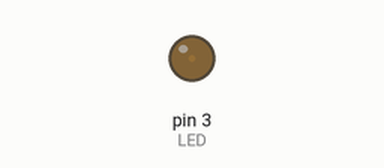
Simulated run of this sketch. Board: Arduino Uno, built with avr-gcc and run on an emulated ATmega328P. Parts: output pins drawn as LEDs (lit = HIGH).

Above: at 0.05 s.
At 2.15 s:
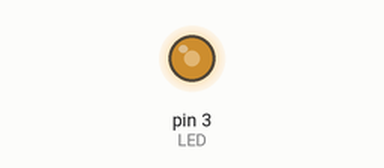
At 3.45 s:
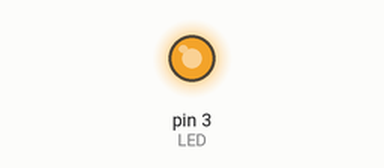
At 6.9 s:
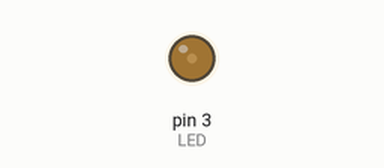
Timing chart, 0 to 10.0 s (numbered marks = the images above):
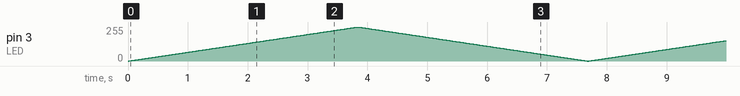

The sketch:

LED_amb_PWM.ino
```cpp
int LED = 3;

void setup() {
  pinMode(LED, OUTPUT);
}

void loop() {
  for(int i=0; i<256; i++){   // Augmentem progressivament la intensitat del LED 0-255
    analogWrite(LED, i);
    delay(15);
  }

  for(int i=255; i>=0; i--){  // Disminuim progressivament la intensitat del LED 255-0
    analogWrite(LED, i);
    delay(15);
  }
}
```
